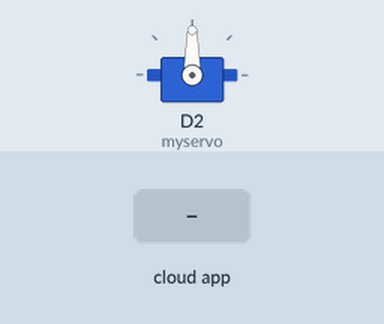
This sketch was run on a simulated ESP8266 (NodeMCU). On the bench: servo. The test bench sets the inputs (shaded band).

Above: at 2.7 s.
2.8 s: the phone or cloud app sets 1 to 0
At 4.3 s:
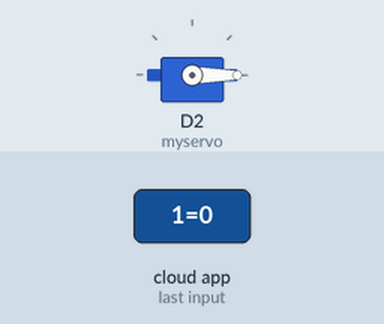
5.0 s: the phone or cloud app sets 1 to 1
At 5.8 s:
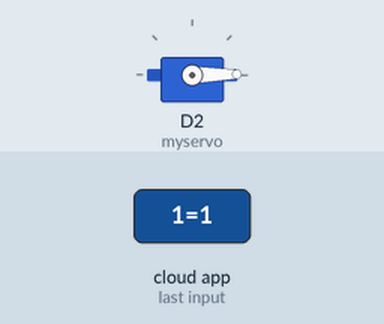
Timing chart, 0 to 8.0 s (numbered marks = the images above; inputs shaded):
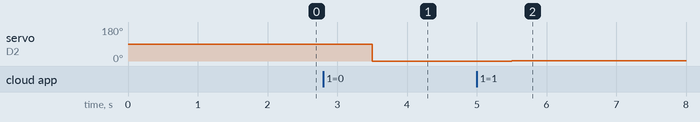

Measured:
- after the input at 2.8 s, servo on D2 (myservo): 90° → 0° after 0.70 s
- after the input at 5.0 s, servo on D2 (myservo): 0° → 1° after 0.50 s

The sketch:

servo_cayenne.ino
```cpp
#include <Servo.h>

#include <CayenneMQTTESP8266.h>
#include <ESP8266WiFi.h>

char ssid[] = "Red";
char password[] = "enthalee";

char username[] = "27b8ffd0-96fc-11e7-94c8-a1bba3f5296f";
char mqtt_password[] = "8f0fe6b7bc0caae6cf8174c5032bda15e453d782";
char client_id[] = "0441b680-f6ad-11e7-939f-b354e6d68235";

Servo myservo;


void setup()
{
  myservo.attach(D2);

  Cayenne.begin(username,mqtt_password,client_id,ssid,password);
}

void loop()
{
  Cayenne.loop();

 }

CAYENNE_IN(1)
{

  myservo.write(getValue.asInt());
}
```
